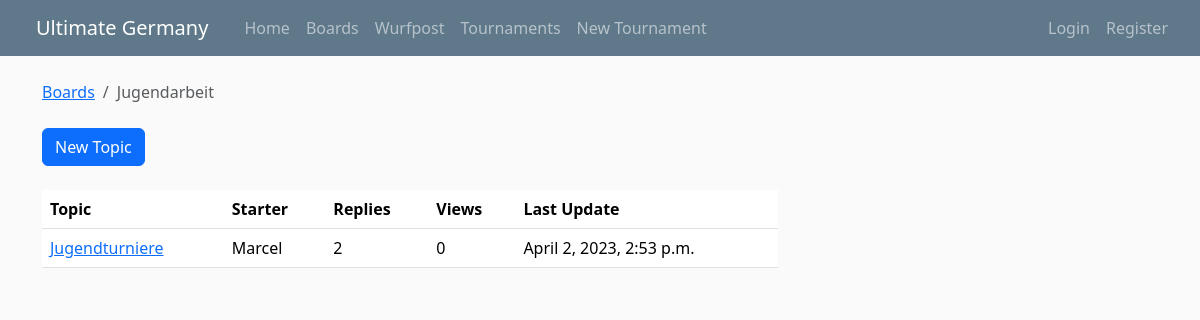
The app's page /boards/1/ with its own data.
### boards/models.py (models this page shows, shortened)
class Board(models.Model):
    name = models.CharField(max_length=30, unique=True)
    description = models.CharField(max_length=100)

class Topic(models.Model):
    subject = models.CharField(max_length=255)
    last_updated = models.DateTimeField(auto_now_add=True)
    board = models.ForeignKey(Board, related_name='topics', on_delete=models.CASCADE)
    starter = models.ForeignKey(User, related_name='topics', on_delete=models.DO_NOTHING)

### boards/views.py (the view)
# urls.py: re_path(r'^(?P<pk>\d+)/$', views.BoardTopicsView.as_view(), name='board_topics'),
class BoardTopicsView(DetailView):
    model = Board
    template_name = 'boards/topics.html' #<app>/<model>_<viewtype>.html
    context_object_name = 'board'

### boards/templates/boards/topics.html (shortened to what this page needs)
{% extends 'base.html' %}
{% block breadcrumb %}
    <div class="container">
        <ol class="breadcrumb my-4">
            <li class="breadcrumb-item"><a href="{% url 'board-home' %}">Boards</a></li>
            <li class="breadcrumb-item active">{{ board.name }}</li>
        </ol>
    </div>
{% endblock %}
{% block content %}
    <div class="mb-4">
        <a href="{% url 'new_topic' board.pk %}" class="btn btn-primary">New Topic</a>
    </div>
    {% if board.topics.count > 0 %}
    <table class="table">
        <thead class="thead-inverse">
            <tr>
                <th>Topic</th>
                <th>Starter</th>
                <th>Replies</th>
                <th>Views</th>
                <th>Last Update</th>
            </tr>
        </thead>
        <tbody>
            {% for topic in board.topics.all %}
            <tr>
                <td><a href="{% url 'topic_posts' board.id topic.id %}">{{ topic.subject }}</a></td>
                <td>{{ topic.starter.username }}</td>
                <td>{{ topic.posts.count|add:'-1' }}</td>
                <td>0</td>
                <td>{{ topic.last_updated }}</td>
            </tr>
            {% endfor %}
        </tbody>
    </table>
    {% endif %}
{% endblock %}

### static/main.css (style rules this page uses)
body { background: #fafafa; color: #333333; margin-top: 5rem; }
html { margin-left: calc(100vw - 100%); margin-right: 0; overflow: auto; overflow-y: scroll; }

### records on screen
Board: name "Jugendarbeit"
Topic: subject "Jugendturniere", starter.username "Marcel", posts.count|add "2", last_updated "April 2, 2023, 2:53 p.m."
